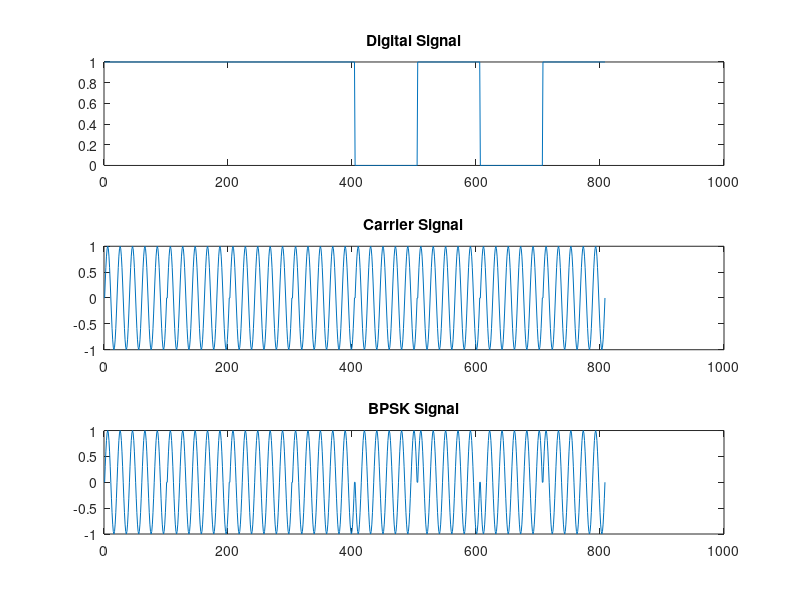

Source code (MATLAB):
clc;
clear; 

data = [1 1 1 1 0 1 0 1];
fc = 5; % Carrier frequency
t = 0:0.01:1; % Time for one bit

digital = [];
psk_signal = [];
carrier = [];

for i = 1:length(data)
    % Digital signal
    d = data(i) * ones(size(t));
   
    % Carrier signal
    c = sin(2*pi*fc*t);
   
    % BPSK modulation
    if data(i) == 1
    y = sin(2*pi*fc*t); % Phase = 0
    else
    y = sin(2*pi*fc*t + pi); % Phase = 180° shift
    end
    
    % Concatenate signals
    digital = [digital d];
    psk_signal = [psk_signal y];
    carrier = [carrier c];
end

% Plot
subplot(3,1,1)
plot(digital)
title('Digital Signal')

subplot(3,1,2)
plot(carrier)
title('Carrier Signal')

subplot(3,1,3)
plot(psk_signal)
title('BPSK Signal')
